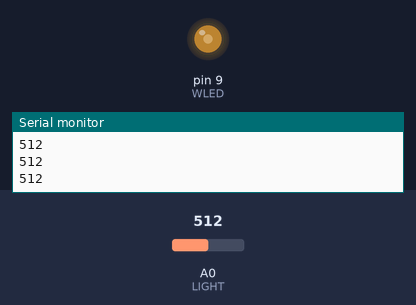
Bench run of a sketch on a simulated Arduino Uno, built with avr-gcc and run on an emulated ATmega328P. Parts: output pins drawn as LEDs (lit = HIGH), the last lines printed to the serial monitor. Inputs (shaded band) come from the test bench; at power-on: A0 (LIGHT) = 512.

Above: at 1.3 s.
1.4 s: A0 (LIGHT) set to 716
At 2.8 s:
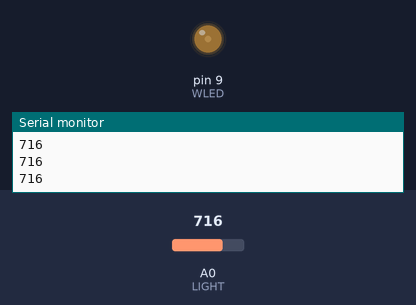
3.5 s: A0 (LIGHT) set to 306
At 4.3 s:
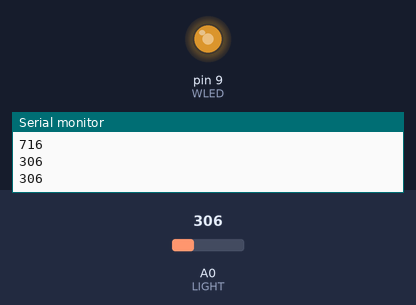
5.5 s: A0 (LIGHT) set to 122
At 7.1 s:
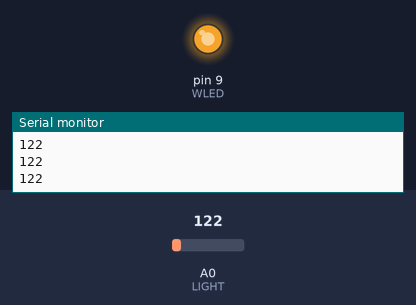
Timing chart, 0 to 8.6 s (numbered marks = the images above; inputs shaded):
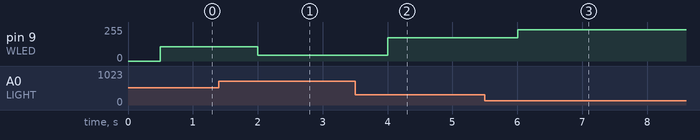

Measured:
- after the input at 1.4 s, pin 9 (WLED): 108/255 → 43/255 after 0.60 s
- after the input at 3.5 s, pin 9 (WLED): 43/255 → 174/255 after 0.50 s
- after the input at 5.5 s, pin 9 (WLED): 174/255 → 233/255 after 0.50 s

The sketch:

photoresistor.ino
```cpp
// Automatic Night Light
const int WLED=9; // White LED Anode on pin 9 (PWM)
const int LIGHT=0; // Light Sensor on Analog Pin 0
const int MIN_LIGHT=50; // Minimum Expected light value
const int MAX_LIGHT=850; // Maximum Expected Light value
int val = 0; // Variable to hold the analog reading
void setup()
{
pinMode(WLED, OUTPUT);// Set White LED pin as output
Serial.begin(9600);
}
void loop()
{
val = analogRead(LIGHT); // Read the light sensor
Serial.println(val);
delay(500);
val = map(val, MIN_LIGHT, MAX_LIGHT, 255, 0); // Map the light reading
val = constrain(val, 0, 255); // Constrain light value
analogWrite(WLED, val); // Control the White LED
}
```
